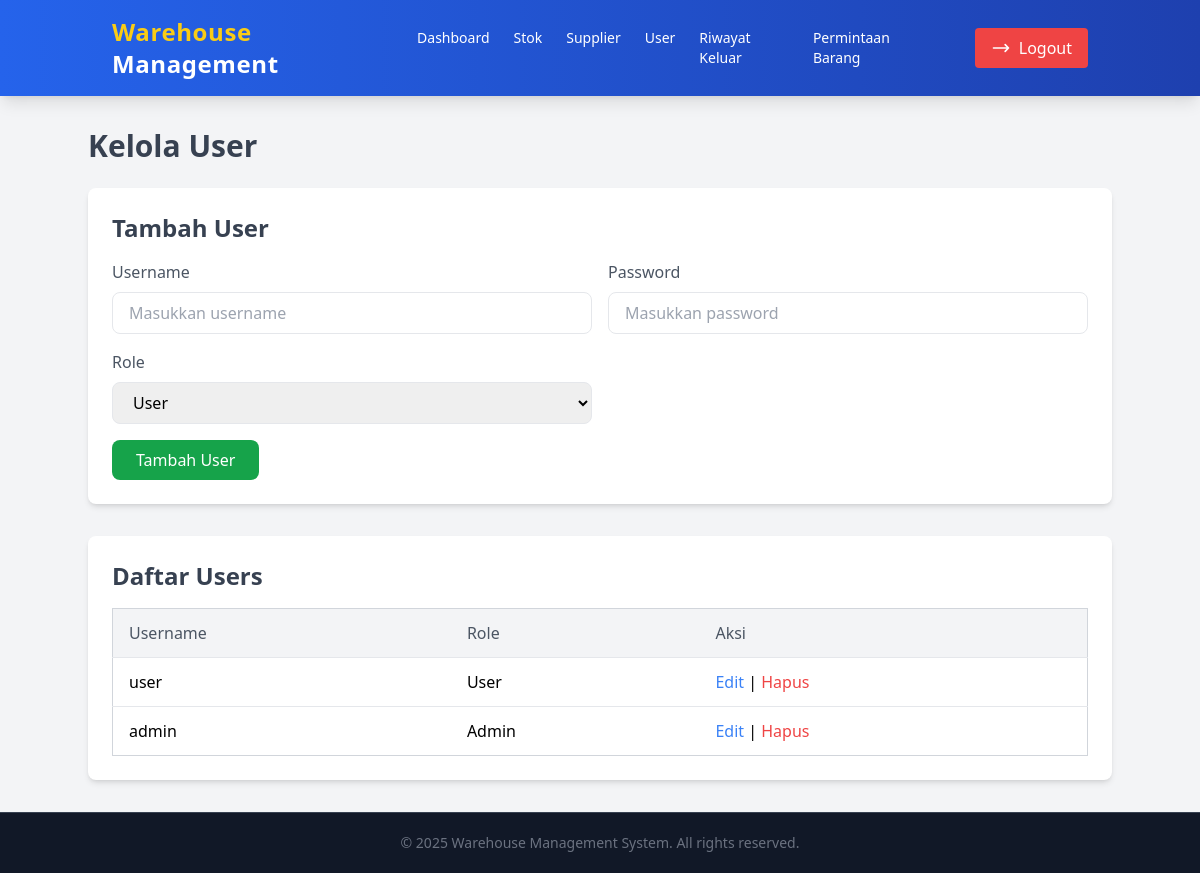
/admin/kelola_user.php, run on the app's committed database.
### tables this page shows
CREATE TABLE `users` (
  `id` int(11) NOT NULL,
  `username` varchar(50) NOT NULL,
  `password` varchar(255) NOT NULL,
  `role` enum('user','admin') NOT NULL
);

### admin/kelola_user.php (the view, shortened to what this page needs)
<?php
include('../koneksi.php');
$usersQuery = "SELECT id, username, role FROM users";
$usersResult = $conn->query($usersQuery);
$users = [];
if ($usersResult && $usersResult->num_rows > 0) {
    while ($row = $usersResult->fetch_assoc()) {
        $users[] = $row;
    }
}
$edit_data = null;
?>
<!DOCTYPE html>
<html lang="en">
<head>
    <script src="https://cdn.tailwindcss.com"></script>
</head>
<body class="bg-gray-100 font-sans leading-normal tracking-normal">
    <nav class="bg-gradient-to-r from-blue-600 to-blue-800 text-white shadow-lg">
        <div class="container mx-auto px-6 py-4 flex justify-between items-center">
            <a href="../admin_dashboard.php" class="text-2xl font-extrabold tracking-wide hover:text-yellow-400 transition duration-300">
                <span class="text-yellow-400">Warehouse</span> Management
            </a>
            <div class="flex items-center space-x-11">
                <ul class="flex space-x-6 text-sm font-medium">
                     <li>
                        <a href="../admin_dashboard.php" class="hover:text-yellow-400 transition duration-300">Dashboard</a>
                    </li>
                    <li>
                        <a href="kelola_stok.php" class="hover:text-yellow-400 transition duration-300">Stok</a>
                    </li>
                    <li>
                        <a href="kelola_supplier.php" class="hover:text-yellow-400 transition duration-300">Supplier</a>
                    </li>
                    <li>
                        <a href="kelola_user.php" class="hover:text-yellow-400 transition duration-300">User</a>
                    </li>
                    <li>
                        <a href="riwayat.php" class="hover:text-yellow-400 transition duration-300">Riwayat Keluar</a>
                    </li>
                    <li>
                        <a href="kelola_permintaan.php" class="hover:text-yellow-400 transition duration-300">Permintaan Barang</a>
                    </li>
                </ul>
                <a href="../logout.php" class="flex items-center bg-red-500 px-4 py-2 rounded hover:bg-red-600 transition duration-300">
                    <svg xmlns="http://www.w3.org/2000/svg" class="h-5 w-5 mr-2" fill="none" viewBox="0 0 24 24" stroke="currentColor">
                        <path stroke-linecap="round" stroke-linejoin="round" stroke-width="2" d="M17 16l4-4m0 0l-4-4m4 4H3" />
                    </svg>
                    Logout
                </a>
            </div>
        </div>
    </nav>
    <div class="container mx-auto mt-8">
        <h1 class="text-3xl font-bold text-gray-700 mb-6">Kelola User</h1>
        <div class="bg-white shadow-md rounded-lg p-6 mb-8">
            <h2 class="text-2xl font-bold text-gray-700 mb-4">
                <?php echo $edit_data ? "Edit User" : "Tambah User"; ?>
            </h2>
            <form method="POST">
                <div class="grid grid-cols-1 md:grid-cols-2 gap-4">
                    <div>
                        <label for="username" class="block text-gray-600 font-medium mb-2">Username</label>
                        <input type="text" id="username" name="username" class="w-full px-4 py-2 border rounded-lg focus:outline-none focus:ring-2 focus:ring-indigo-500" placeholder="Masukkan username" value="<?php echo $edit_data ? htmlspecialchars($edit_data['username']) : ''; ?>" required>
                    </div>
                    <div>
                        <label for="password" class="block text-gray-600 font-medium mb-2">Password</label>
                        <input type="password" id="password" name="password" class="w-full px-4 py-2 border rounded-lg focus:outline-none focus:ring-2 focus:ring-indigo-500" placeholder="Masukkan password" value="<?php echo $edit_data ? htmlspecialchars($edit_data['password']) : ''; ?>" required>
                    </div>
                    <div>
                        <label for="role" class="block text-gray-600 font-medium mb-2">Role</label>
                        <select id="role" name="role" class="w-full px-4 py-2 border rounded-lg focus:outline-none focus:ring-2 focus:ring-indigo-500" required>
                            <option value="user" <?php echo ($edit_data && $edit_data['role'] === 'user') ? 'selected' : ''; ?>>User</option>
                        </select>
                    </div>
                </div>
                <button type="submit" name="<?php echo $edit_data ? 'update' : 'insert'; ?>" class="mt-4 bg-green-600 text-white px-6 py-2 rounded-lg hover:bg-green-700 transition duration-300">
                    <?php echo $edit_data ? "Edit User" : "Tambah User"; ?>
                </button>
            </form>
        </div>
        <div class="bg-white shadow-md rounded-lg p-6">
            <h2 class="text-2xl font-bold text-gray-700 mb-4">Daftar Users</h2>
            <div class="overflow-x-auto">
                <table class="min-w-full bg-white border border-gray-300 rounded-lg">
                    <thead class="bg-gray-100">
                        <tr>
                            <th class="py-3 px-4 border-b text-left text-gray-600 font-medium">Username</th>
                            <th class="py-3 px-4 border-b text-left text-gray-600 font-medium">Role</th>
                            <th class="py-3 px-4 border-b text-left text-gray-600 font-medium">Aksi</th>
                        </tr>
                    </thead>
                    <tbody class="divide-y divide-gray-200">
                    <?php
                        if (!empty($users)) {
                            foreach ($users as $user) {
                                echo "<tr class='hover:bg-gray-50'>
                                        <td class='py-3 px-4'>" . htmlspecialchars($user['username']) . "</td>
                                        <td class='py-3 px-4 capitalize'>" . htmlspecialchars($user['role']) . "</td>
                                        <td class='py-3 px-4'>
                                            <a href='?edit=" . htmlspecialchars($user['id']) . "' class='text-blue-500 hover:underline'>Edit</a> |
                                            <a href='?delete=" . htmlspecialchars($user['id']) . "' onclick=\"return confirm('Yakin ingin menghapus?')\" class='text-red-500 hover:underline'>Hapus</a>
                                        </td>
                                    </tr>";
                            }
                        } else {
                            echo "<tr>
                                    <td colspan='3' class='py-3 px-4 text-center text-gray-500'>Belum ada data user.</td>
                                </tr>";
                        }
                    ?>
                    </tbody>
                </table>
            </div>
        </div>
    </div>
    <footer class="bg-gray-900 text-white w-full mt-8 pb-5">
        <div class="mt-8 border-t border-gray-700 pt-5 text-center">
            <p class="text-sm text-gray-500">&copy; <?php echo date('Y'); ?> Warehouse Management System. All rights reserved.</p>
        </div>
    </footer>
</body>
</html>

### data on the page
users: username "user", role "User"
users: username "admin", role "Admin"
